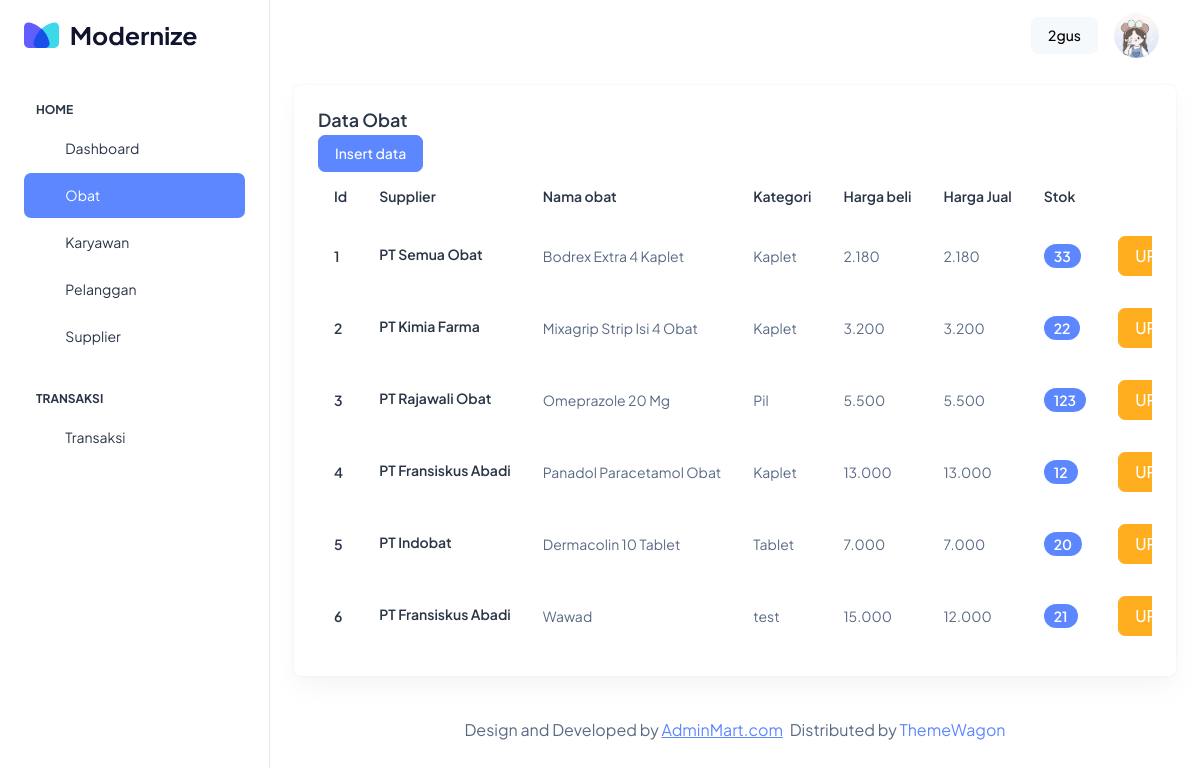
Screenshot of /obat/tampil_obat.php (signed in) with the database file from the repository.
### tables this page shows
CREATE TABLE `tb_obat` (
  `id_obat` int NOT NULL,
  `id_supplier` int NOT NULL,
  `nama_obat` varchar(100) NOT NULL,
  `kategori` varchar(50) NOT NULL,
  `harga_jual` double NOT NULL,
  `harga_beli` double NOT NULL,
  `stok_obat` int NOT NULL,
  `keterangan_obat` text NOT NULL
);

CREATE TABLE `tb_supplier` (
  `id_supplier` int NOT NULL,
  `perusahaan` varchar(100) NOT NULL,
  `telp` varchar(20) NOT NULL,
  `alamat` text NOT NULL,
  `keterangan` varchar(100) NOT NULL
);

### obat/tampil_obat.php (the view, shortened to what this page needs)
<!doctype html>
<html lang="en">
<head>
    <link rel="stylesheet" href="../assets/css/styles.min.css" />
    <link rel="stylesheet" href="../assets/fontawesome-free-6.6.0-web/css/all.min.css">
</head>
<body>
    <div class="page-wrapper" id="main-wrapper" data-layout="vertical" data-navbarbg="skin6" data-sidebartype="full"
        data-sidebar-position="fixed" data-header-position="fixed">
        <aside class="left-sidebar">
            <div>
                <div class="brand-logo d-flex align-items-center justify-content-between">
                    <a href="./index.html" class="text-nowrap logo-img">
                        <img src="../assets/images/logos/dark-logo.svg" width="180" alt="" />
                    </a>
                </div>
                <?php include("../component/sidebar.php") ?>
            </div>
        </aside>
        <div class="body-wrapper">
            <?php include("../component/header.php") ?>
            <div class="container-fluid">
                <div class="row">
                    <div class="col-lg-12 d-flex align-items-stretch">
                        <div class="card w-100">
                            <div class="card-body p-4">
                                <h5 class="card-title fw-semibold mb-1">Data Obat</h5>
                                <a href="tambah_obat.php" class="btn btn-primary">Insert data</a>
                                <div class="table-responsive">
                                    <table class="table text-nowrap mb-0 align-middle">
                                        <thead class="text-dark fs-4">
                                            <tr>
                                                <th class="border-bottom-0">
                                                    <h6 class="fw-semibold mb-0">Id</h6>
                                                </th>
                                                <th class="border-bottom-0">
                                                    <h6 class="fw-semibold mb-0">Supplier</h6>
                                                </th>
                                                <th class="border-bottom-0">
                                                    <h6 class="fw-semibold mb-0">Nama obat</h6>
                                                </th>
                                                <th class="border-bottom-0">
                                                    <h6 class="fw-semibold mb-0">Kategori</h6>
                                                </th>
                                                <th class="border-bottom-0">
                                                    <h6 class="fw-semibold mb-0">Harga beli</h6>
                                                </th>
                                                <th class="border-bottom-0">
                                                    <h6 class="fw-semibold mb-0">Harga Jual</h6>
                                                </th>
                                                <th class="border-bottom-0">
                                                    <h6 class="fw-semibold mb-0">Stok</h6>
                                                </th>
                                            </tr>
                                        </thead>
                                        <tbody>
                                            <?php
                                            include("../conn.php");
                                            $no = 1;
                                            $data_obat = mysqli_query($conn, "SELECT * FROM tb_obat INNER JOIN tb_supplier USING(id_supplier)");
                                            while ($data = mysqli_fetch_assoc($data_obat)) {
                                            ?>
                                                <tr>
                                                    <td class="border-bottom-0">
                                                        <h6 class="fw-semibold mb-0"><?= $no++ ?></h6>
                                                    </td>
                                                    <td class="border-bottom-0">
                                                        <h6 class="fw-semibold mb-1"><?= $data['perusahaan']; ?></h6>
                                                    </td>
                                                    <td class="border-bottom-0">
                                                        <p class="mb-0 fw-normal"><?= $data['nama_obat']; ?></p>
                                                    </td>
                                                    <td class="border-bottom-0">
                                                        <p class="mb-0 fw-normal"><?= $data['kategori']; ?></p>
                                                    </td>
                                                    <td class="border-bottom-0">
                                                        <p class="mb-0 fw-normal"><?= number_format($data['harga_beli'], 0, ',', '.') ?></p>
                                                    </td>
                                                    <td class="border-bottom-0">
                                                        <p class="mb-0 fw-normal"><?= number_format($data['harga_jual'], 0, ',', '.'); ?></p>
                                                    </td>
                                                    <td class="border-bottom-0">
                                                        <div class="d-flex align-items-center gap-2">
                                                            <span class="badge bg-primary rounded-3 fw-semibold"><?= $data['stok_obat']; ?></span>
                                                        </div>
                                                    </td>
                                                    <td class="border-bottom-0">
                                                        <h6 class="fw-semibold mb-0 fs-4"><a href="edit_obat.php?id_obat=<?= $data['id_obat'] ?>"
                                                                class="btn btn-warning">UPDATE</a></h6>
                                                    </td>
                                                </tr>
                                            <?php
                                            }
                                            ?>
                                        </tbody>
                                    </table>
                                </div>
                            </div>
                        </div>
                    </div>
                </div>
                <div class="py-6 px-6 text-center">
                    <p class="mb-0 fs-4">Design and Developed by <a href="https://adminmart.com/" target="_blank"
                            class="pe-1 text-primary text-decoration-underline">AdminMart.com</a> Distributed by <a
                            href="https://themewagon.com">ThemeWagon</a></p>
                </div>
            </div>
        </div>
    </div>
</body>
</html>

### component/sidebar.php (shortened to what this page needs)
<nav class="sidebar-nav scroll-sidebar" data-simplebar="">
    <ul id="sidebarnav">
        <li class="nav-small-cap">
            <span class="hide-menu">Home</span>
        </li>
        <li class="sidebar-item">
            <a class="sidebar-link" href="../dashboard/dashboard.php" aria-expanded="false">
                <span>
                    <i class="ti ti-layout-dashboard"></i>
                </span>
                <span class="hide-menu">Dashboard</span>
            </a>
        </li>
        <li class="sidebar-item">
            <a class="sidebar-link" href="../obat/tampil_obat.php" aria-expanded="false">
                <span>
                    <i class="ti ti-pill"></i>
                </span>
                <span class="hide-menu">Obat</span>
            </a>
        </li>
        <li class="sidebar-item">
            <a class="sidebar-link" href="../karyawan/tampil_karyawan.php" aria-expanded="false">
                <span>
                    <i class="ti ti-user"></i>
                </span>
                <span class="hide-menu">Karyawan</span>
            </a>
        </li>
        <li class="sidebar-item">
            <a class="sidebar-link" href="../pelanggan/tampil_pelanggan.php" aria-expanded="false">
                <span>
                    <i class="ti ti-users"></i>
                </span>
                <span class="hide-menu">Pelanggan</span>
            </a>
        </li>
        <li class="sidebar-item">
            <a class="sidebar-link" href="../supplier/tampil_supplier.php" aria-expanded="false">
                <span>
                    <i class="ti ti-building-skyscraper"></i>
                </span>
                <span class="hide-menu">Supplier</span>
            </a>
        </li>
        <li class="nav-small-cap">
            <span class="hide-menu">Transaksi</span>
        </li>
        <li class="sidebar-item">
            <a class="sidebar-link" href="../transaksi/tampil_transaksi.php" aria-expanded="false">
                <span>
                    <i class="ti ti-article"></i>
                </span>
                <span class="hide-menu">Transaksi</span>
            </a>
        </li>
    </ul>
</nav>

### component/header.php (shortened to what this page needs)
<header class="app-header">
    <nav class="navbar navbar-expand-lg navbar-light">
        <div class="navbar-collapse justify-content-end px-0" id="navbarNav">
            <ul class="navbar-nav flex-row ms-auto align-items-center justify-content-end">
                <a href=""
                    target="_blank" class="btn btn-light-gray"><?php echo $_SESSION['session_username'] ?></a>
                <li class="nav-item dropdown">
                    <a class="nav-link nav-icon-hover" href="javascript:void(0)" id="drop2"
                        data-bs-toggle="dropdown" aria-expanded="false">
                        <img src="../assets/images/profile/profil-2.jpeg" alt="" width="45" height="45"
                            class="rounded-circle">
                    </a>
                </li>
            </ul>
        </div>
    </nav>
</header>

### rows the page displays
tb_obat: id_supplier.perusahaan "PT Semua Obat", nama_obat "Bodrex Extra 4 Kaplet", kategori "Kaplet", harga_beli "2.180", harga_jual "2.180", stok_obat "33"
tb_obat: id_supplier.perusahaan "PT Kimia Farma", nama_obat "Mixagrip Strip Isi 4 Obat", kategori "Kaplet", harga_beli "3.200", harga_jual "3.200", stok_obat "22"
tb_obat: id_supplier.perusahaan "PT Rajawali Obat", nama_obat "Omeprazole 20 Mg", kategori "Pil", harga_beli "5.500", harga_jual "5.500", stok_obat "123"
tb_obat: id_supplier.perusahaan "PT Fransiskus Abadi", nama_obat "Panadol Paracetamol Obat", kategori "Kaplet", harga_beli "13.000", harga_jual "13.000", stok_obat "12"
tb_obat: id_supplier.perusahaan "PT Indobat", nama_obat "Dermacolin 10 Tablet", kategori "Tablet", harga_beli "7.000", harga_jual "7.000", stok_obat "20"
tb_obat: id_supplier.perusahaan "PT Fransiskus Abadi", nama_obat "Wawad", kategori "test", harga_beli "15.000", harga_jual "12.000", stok_obat "21"

### other values shown
$_SESSION['session_username'] "2gus"
